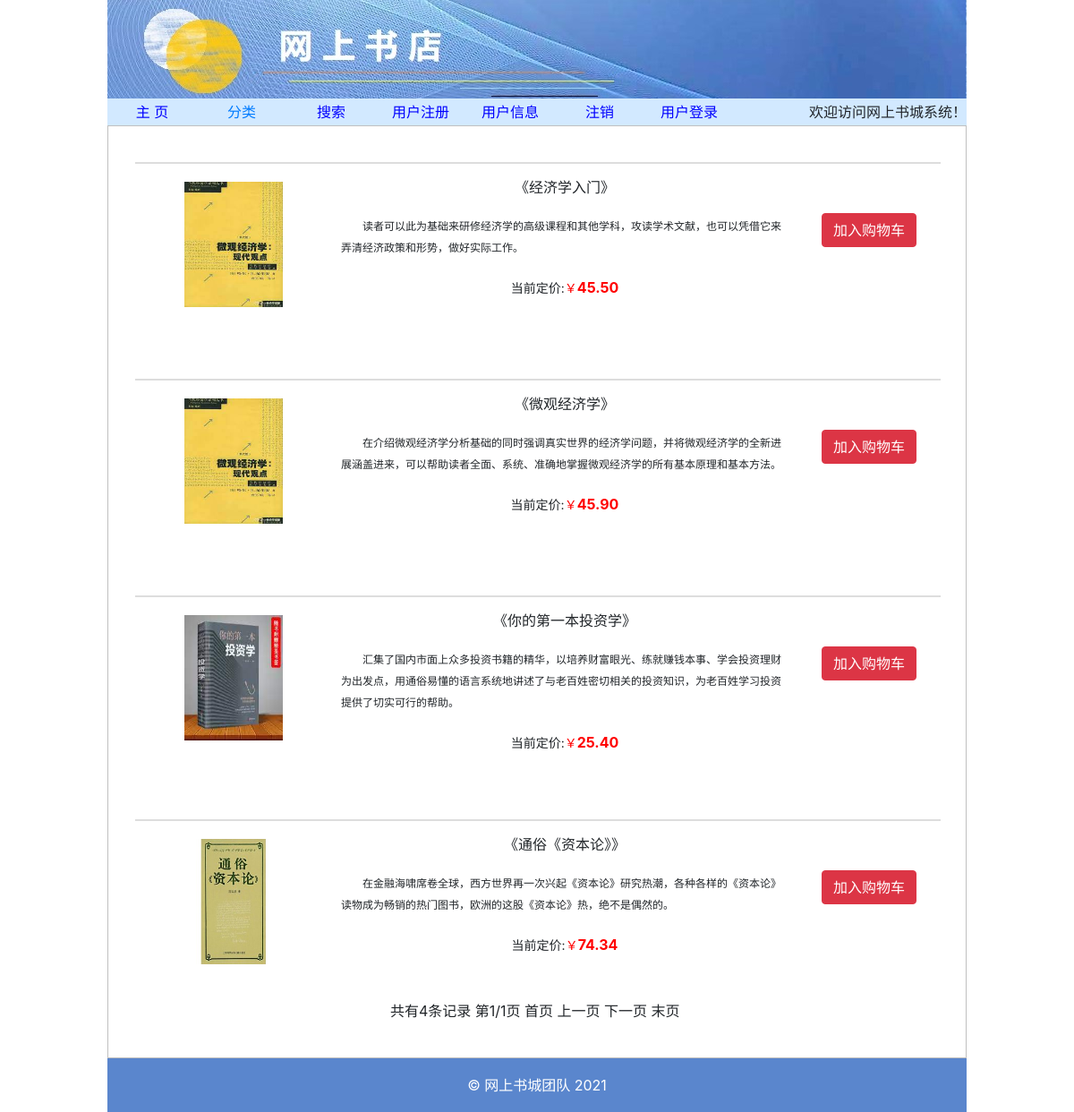
The app's page /products.php?CategoryId=2 with its own data.
### tables this page shows
CREATE TABLE `product`  (
  `ProductId` int(11) NOT NULL,
  `CategoryId` int(11) NOT NULL,
  `Name` varchar(80) NOT NULL,
  `Descn` varchar(255) NOT NULL,
  `Image` varchar(80) NOT NULL,
  `ListPrice` decimal(8, 2) NULL DEFAULT NULL,
  PRIMARY KEY (`ProductId`) USING BTREE
);

### products.php (the view, shortened to what this page needs)
<!DOCTYPE html>
<html lang="zh">
<head>
	<link href="css/bootstrap-4.6.0-dist/css/bootstrap.css" rel="stylesheet">
	<link rel="stylesheet" href="css/products.css">
</head>
<body>
				<?php
				require("Conn.php");
				$result = $db->query("select * from category");
				?>
	<?php
	$CategoryId=$_GET["CategoryId"];
	$id = $_SESSION['CategoryId']=$CategoryId;
	if(isset($CategoryId)){
		if(isset($_GET['page']) && (int)$_GET['page']>0)
		      $page=$_GET['page'];
		else
		      $page=1;
		$pageSize=4;
		require("Conn.php");
		$sql="select * from product where CategoryId=$CategoryId";
		$result=mysqli_query($db,$sql);
		$recordCount=mysqli_num_rows($result);
		$pageCount=ceil($recordCount/$pageSize);
		$result=mysqli_query($db, "Select * from product where CategoryId=$CategoryId limit ". ($page-1)*$pageSize.",".$pageSize);
	}
	?>
	<?php
	while($row=mysqli_fetch_array($result)){
	?>
		<div class="media">
			<div class="media_zt">
				<div class="img">
				<a href="bookPage.php?name=<?=$row['Name']?>"><img src="images/<?=$row['Image']?>" alt=""></a>
				</div>
				<div class="jianJie">
					<p class="p_sm">《<?=$row['Name']?>》</p>
					<p class="p_jj"><?=$row['Descn']?></p>
					<a>当前定价:</a><span>￥<b><?=$row['ListPrice']?></b></span>
				</div>
				<div class="gwc">
					<button class="btn btn-danger">加入购物车</button>
				</div>
			</div>
		</div>
	<?php
	}
	?>
	<tr>
		<td colspan="9">
	    共有<?=$recordCount?>条记录
		第<?=$page?>/<?=$pageCount?>页
		<?php
		if($page == 1)
			{
				echo  "首页  上一页 ";
			}
		else
			{
				echo "<a href='?CategoryId=".$id."&page=1'>首页</a>
				<a href='?CategoryId=".$id."&page=".($page-1)."'>上一页</a>";
			}
		if($page == $pageCount)
			{
				echo  " 下一页  末页 ";
			}
		else
			{
				echo "<a href='?CategoryId=".$id."&page=".($page+1)."'> 下一页</a>
			    <a href='?CategoryId=".$id."&page=$pageCount'>末页</a>";
			}
		?>
		</td>
	</tr>
</body>
</html>

### css/products.css (style rules this page uses)
.media { width: 900px; margin-left: 30px; margin-top: 40px; }
.media_zt { border-top: 2px solid #ddd; width: 900px; float: left; margin-bottom: 20px; }
.media img { width: 110px; height: 140px; }
.media .img { float: left; width: 200px; margin: 10px; padding: 10px; }
.media .jianJie { float: left; width: 500px; margin: 10px; line-height: 2.0; }
.media .jianJie .p_jj { font-size: 12px; text-align: left; text-indent: 2em; }
.media .jianJie span { font-size: 14px; color: red; }
.media .jianJie a { font-size: 14px; }
.media .jianJie b { font-size: 16px; }
.media .gwc { float: left; width: 140px; height: 130px; margin: 10px; }
.media .gwc button { margin-top: 45px; }

### css/Style.css (style rules this page uses)
body, header, nav, ul, li, main, footer { margin: 0; list-style-type: none; }
header { width: 960px; height: 110px; background-image: url('../images/banner.jpg'); margin: 0px auto; }
nav { width: 960px; height: 30px; background-color: #D2E9FF; margin: 0px auto; text-align: right; }
nav ul { list-style-type: none; margin-left: -40px; }
nav ul li { width: 100px; height: 30px; line-height: 30px; text-align: center; float: left; }
nav a { display: block; width: 100px; text-decoration: none; }
main { width: 960px; margin: 0px auto; text-align: center; border: 1px solid silver; padding-bottom: 40px; }
footer { width: 960px; height: 60px; background-image: url('../images/footer.jpg'); margin: 0px auto; line-height: 60px; text-align: center; color: white; }
#welcome { line-height: 30px; }
a:link { text-decoration: none; color: blue; }
main { position: relative; width: 960px; margin: 0px auto; text-align: center; border: 1px solid silver; padding-bottom: 40px; }

### records on screen
product: Image (picture), Name "经济学入门", Descn "读者可以此为基础来研修经济学的高级课程和其他学科，攻读学术文献，也可以凭借它来弄清经济政策和形势，做好实际工作。", ListPrice "45.50"
product: Image (picture), Name "微观经济学", Descn "在介绍微观经济学分析基础的同时强调真实世界的经济学问题，并将微观经济学的全新进展涵盖进来，可以帮助读者全面、系统、准确地掌握微观经济学的所有基本原理和基本方法。", ListPrice "45.90"
product: Image (picture), Name "你的第一本投资学", Descn "汇集了国内市面上众多投资书籍的精华，以培养财富眼光、练就赚钱本事、学会投资理财为出发点，用通俗易懂的语言系统地讲述了与老百姓密切相关的投资知识，为老百姓学习投资提供了切实可行的帮助。", ListPrice "25.40"
product: Image (picture), Name "通俗《资本论》", Descn "在金融海啸席卷全球，西方世界再一次兴起《资本论》研究热潮，各种各样的《资本论》读物成为畅销的热门图书，欧洲的这股《资本论》热，绝不是偶然的。", ListPrice "74.34"

### other values on screen
$recordCount "4"
$page "1"
$pageCount "1"
